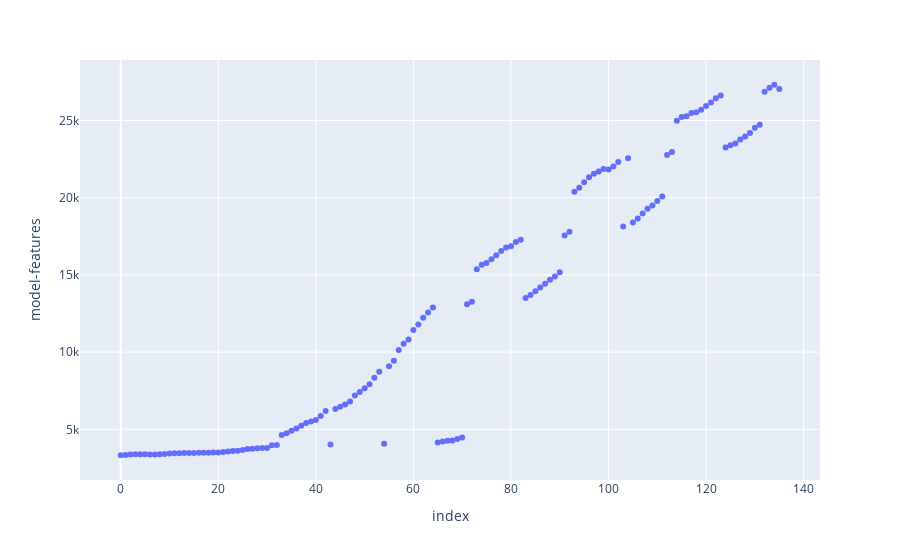

The notebook cell saved with this chart:
### Code cell
from distutils.version import StrictVersion
dff = df[['revision', 'model-features']].groupby('revision').max().reset_index()
dff['revision'] = df['revision'].map(lambda s: s[1:]).apply(StrictVersion)
fig = px.scatter(dff.sort_values(by='revision'), y='model-features')
fig

### Figure 1 — Plotly figure (JSON) as saved in the notebook; plotly's stock layout.template omitted (floating-point values rounded to 4 significant figures; data arrays with more than 128 entries replaced by an {"elided": "..."} marker saying what was removed)
{"data": [{"hovertemplate": "index=%{x}<br>model-features=%{y}<extra></extra>", "legendgroup": "", "marker": {"color": "#636efa", "symbol": "circle"}, "mode": "markers", "name": "", "orientation": "v", "showlegend": false, "type": "scatter", "x": {"elided": "136 int values"}, "xaxis": "x", "y": {"elided": "136 int values"}, "yaxis": "y"}], "layout": {"legend": {"tracegroupgap": 0}, "margin": {"t": 60}, "xaxis": {"anchor": "y", "domain": [0, 1], "title": {"text": "index"}}, "yaxis": {"anchor": "x", "domain": [0, 1], "title": {"text": "model-features"}}}}
